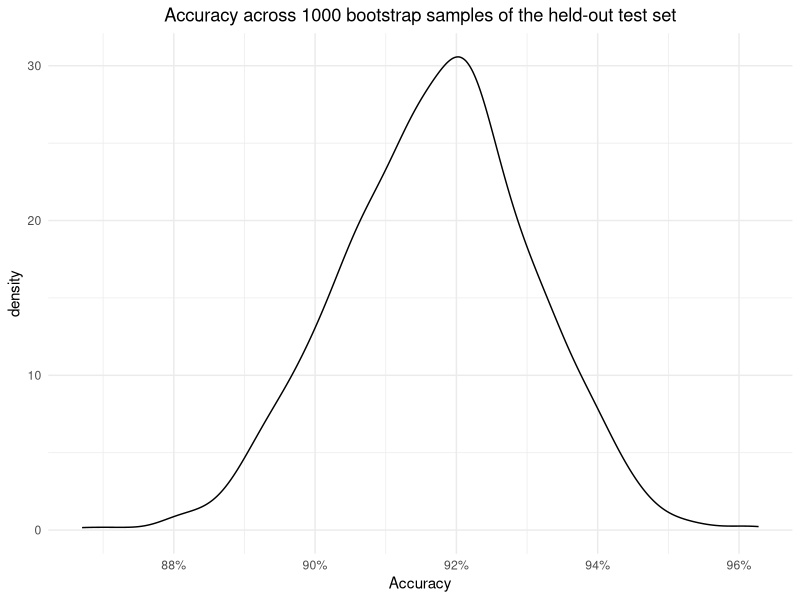
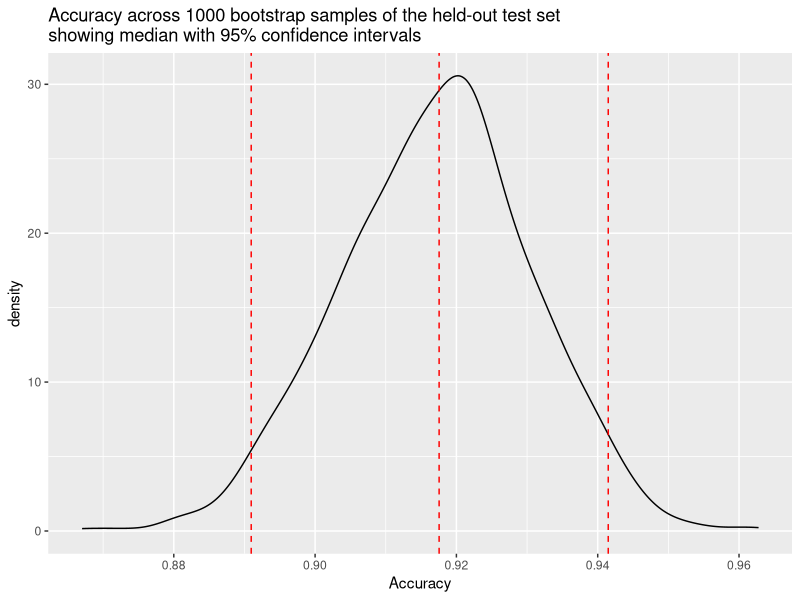

These charts were generated, in order, by the following R code:
## ---- chunk 1
library(ggplot2)
library(dplyr)
library(caret)
## ---- chunk 2
# loading the dataframe into 'cohort'
cohort <- read.csv("../Data/eicu_cohort.csv")
## ---- chunk 3
# Convert outcome to a categorical type
cohort <- cohort %>% 
          mutate(actualhospitalmortality_enc = ifelse(actualhospitalmortality == "EXPIRED", 0, 1),
                 actualhospitalmortality_enc = as.factor(actualhospitalmortality_enc))

head(cohort[c('actualhospitalmortality_enc', 'actualhospitalmortality')])

# Partition data into training and test sets
set.seed(42)

# Define features and outcome
features <- "apachescore"
outcome <- "actualhospitalmortality_enc"

# Split the data into training and testing sets
set.seed(42)  # Set random seed for reproducibility
train_index <- createDataPartition(cohort[[outcome]], p = 0.7, list = FALSE)
x_train <- cohort[train_index, features]
y_train <- cohort[train_index, outcome]
x_test <- cohort[-train_index, features]
y_test <- cohort[-train_index, outcome]

# binding the dataframes with cbind so that they fit into the functions later
train_df <- cohort[train_index, ]
test_df <- cohort[-train_index, ]
## ---- chunk 4
# Train model
reg <- glm(actualhospitalmortality_enc ~ apachescore, 
           data = train_df,
           family = binomial())
summary(reg)
## ---- chunk 5
# Bootstrap predictions
accuracy <- vector()
n_iterations <- 1000
for (i in 1:n_iterations) {
  index <- sample(1:length(y_train), replace = TRUE)
  X_bs <- x_train[index]
  y_bs <- y_train[index]
  # Make predictions
  y_hat <- predict(reg, newdata = data.frame(apachescore = X_bs), type = "response")
  y_hat <- ifelse(y_hat >= 0.5, 1, 0)
  # Evaluate model
  score <- sum(y_bs == y_hat) / length(y_bs)
  accuracy <- c(accuracy, score)
}
## ---- chunk 6
library(ggplot2)
library(scales)

# Plot distribution of accuracy
ggplot(data = data.frame(accuracy = accuracy), aes(x = accuracy)) +
  geom_density() +
  labs(title = "Accuracy across 1000 bootstrap samples of the held-out test set",
       x = "Accuracy") +
  theme_minimal() +
  theme(plot.title = element_text(hjust = 0.5)) +
  scale_x_continuous(labels = percent_format()) +
  theme(plot.title = element_text(hjust = 0.5))

## ---- chunk 7
# get median
median <- quantile(accuracy, 0.5)

# get 95% interval
alpha <- 100 - 95
lower_ci <- quantile(accuracy, alpha/200)
upper_ci <- quantile(accuracy, 1 - alpha/200)

cat(paste("Model accuracy is reported on the test set. 1000 bootstrapped samples ",
          "were used to calculate 95% confidence intervals.\n",
          "Median accuracy is", format(median, digits = 2), "with a 95% confidence ",
          "interval of [", format(lower_ci, digits = 2), ",",
          format(upper_ci, digits = 2), "].", sep = ""))

## ---- chunk 8
library(ggplot2)

# Create a kernel density plot
ggplot(data = data.frame(accuracy), aes(x = accuracy)) +
  geom_density() +
  ggtitle("Accuracy across 1000 bootstrap samples of the held-out test set\nshowing median with 95% confidence intervals") +
  xlab("Accuracy") +
  geom_vline(xintercept = median, linetype = "dashed", color = "red") +
  geom_vline(xintercept = lower_ci, linetype = "dashed", color = "red") +
  geom_vline(xintercept = upper_ci, linetype = "dashed", color = "red")

